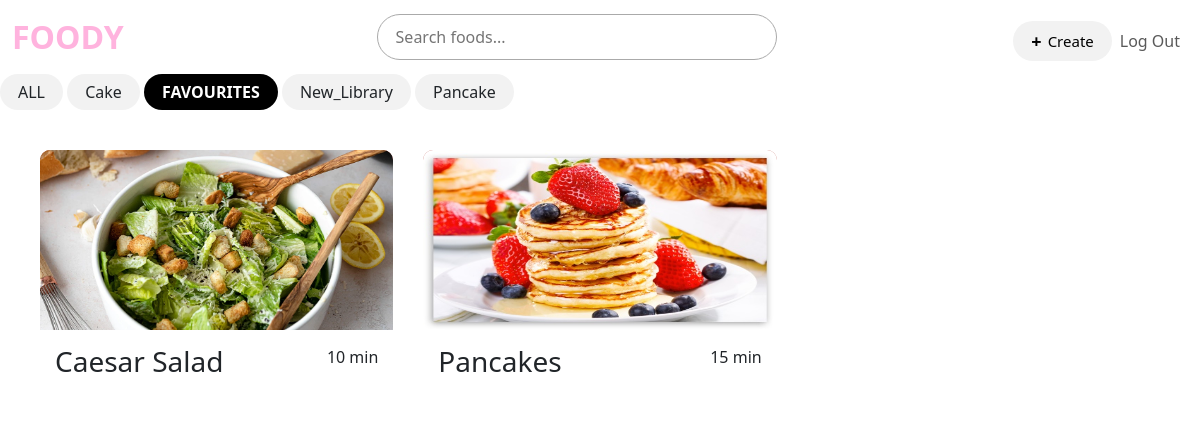
Page /?library=FAVOURITES (signed in) on the committed database.
### tables this page shows
CREATE TABLE library (user_id INTEGER NOT NULL, food_id INTEGER NOT NULL, library TEXT NOT NULL, FOREIGN KEY (user_id) REFERENCES users(id), FOREIGN KEY (food_id) REFERENCES ownFood(foodid));

CREATE TABLE ownFood (foodid INTEGER PRIMARY KEY AUTOINCREMENT NOT NULL, TITLE TEXT NOT NULL, DESCRIPTION TEXT NOT NULL,RECIPE TEXT NOT NULL, PROCEDURE TEXT NOT NULL, DURATIONS INTEGER NOT NULL, IMAGE TEXT, user_id INTEGER);

### app.py (the view)
@app.route("/")
@login_required
def index():
    libraries = []
    lib = db.execute("SELECT library FROM library WHERE user_id = (?) GROUP BY library", session["user_id"])
    for dic in lib:
        libraries.append(dic["library"])
    selected_library = request.args.get("library")
    search = request.args.get("search")
    if selected_library:
        list_of_foods = db.execute("SELECT * FROM ownFood WHERE foodid IN (SELECT food_id FROM library WHERE user_id = (?) AND library = (?)) ORDER BY TITLE", session["user_id"], selected_library)
        if not list_of_foods or selected_library == "ALL":
            list_of_foods = db.execute("SELECT * FROM ownFood ORDER BY TITLE")
    elif search:
        list_of_foods = db.execute("SELECT * FROM ownFood WHERE TITLE LIKE (?) ORDER BY TITLE", search)
        selected_library = "ALL"
    else:
        list_of_foods = db.execute("SELECT * FROM ownFood ORDER BY TITLE")
        selected_library = "ALL"
    return render_template("homepage.html", list_of_foods=list_of_foods, libraries=libraries, selected_library=selected_library)

### app.py (called while the page is built)
def login_required(f):
    @wraps(f)
    def decorated_function(*args, **kwargs):
        if session.get("user_id") is None:
            return redirect("/login")
        return f(*args, **kwargs)
    return decorated_function

@app.after_request
def after_request(response):
    response.headers["Cache-Control"] = "no-cache, no-store, must-revalidate"
    response.headers["Expires"] = 0
    response.headers["Pragma"] = "no-cache"
    return response

### templates/homepage.html (shortened to what this page needs)
{% extends "layout.html" %}
{% block main %}
    <div class="create-btn {% if library == selected_library %} active-lib {% endif %}"
         onclick="window.location.href='/?library=ALL'">
          ALL
    </div>
    {% for library in libraries %}
    <div class="create-btn {% if library == selected_library %} active-lib {% endif %}"
         onclick="window.location.href='/?library={{ library }}'">
        {{ library }}
    </div>
{% endfor %}
    <div class="food-grid">
        {% for food in list_of_foods %}
                <div class="food-card" onclick="window.location.href='/food?food_id={{ food.foodid }}'">
                    <div class="thumbnail">
                        {% if food.IMAGE %}
                            <img src="{{ url_for('static', filename='uploads/' + food.IMAGE) }}" alt="{{ food.TITLE }}">
                        {% endif %}
                    </div>
                    <div class="food-info">
                        <h3>{{ food.TITLE }}</h3>
                        <p>{{ food.DURATIONS }} min</p>
                    </div>
                </div>
        {% endfor %}
    </div>
{% endblock %}

### static/styles.css (style rules this page uses)
.create-btn { display: inline-flex; align-items: center; justify-content: center; background-color: #f2f2f2; padding: 6px 18px; border-radius: 25px; cursor: pointer; }
.active-lib { background: black; color: white; font-weight: bold; }
body { margin: 0; font-family: Arial, sans-serif; background: #F3C6DD; color: #1E1E1E; }
.food-grid { display: grid; grid-template-columns: repeat(3, 1fr); gap: 30px; padding: 0 40px 60px; margin-top: 40px; }
.food-card { background: white; border-radius: 10px; cursor: pointer; transition: 0.2s; }
.thumbnail img { width: 100%; height: 100%; border-radius: 10px 10px 0 0; }
.thumbnail { height: 180px; background: #C46C64; border-radius: 10px 10px 0 0; }
.food-info { padding: 15px; display: flex; justify-content: space-between; }

### rows in the picture
library: library "Cake"
library: library "New_Library"
library: library "Pancake"
ownFood: IMAGE (picture), TITLE "Caesar Salad", DURATIONS "10"
ownFood: IMAGE (picture), TITLE "Pancakes", DURATIONS "15"

### other values in the picture
{{ library }} "FAVOURITES"
